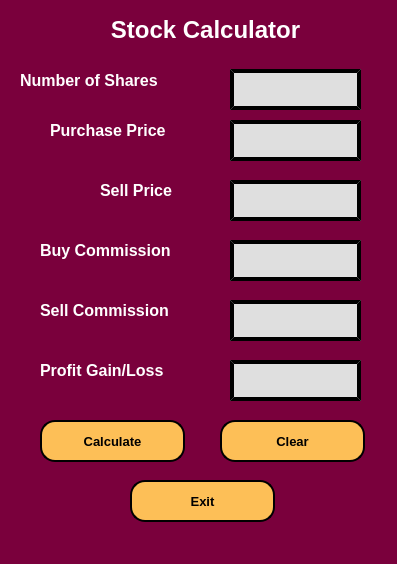
<?xml version="1.0" encoding="UTF-8"?>
<ui version="4.0">
 <class>MainWindow</class>
 <widget class="QMainWindow" name="MainWindow">
  <property name="geometry">
   <rect>
    <x>0</x>
    <y>0</y>
    <width>397</width>
    <height>564</height>
   </rect>
  </property>
  <property name="windowTitle">
   <string>Stock Market Calculator</string>
  </property>
  <property name="styleSheet">
   <string notr="true">background-color: rgb(122, 0, 60);</string>
  </property>
  <widget class="QWidget" name="centralwidget">
   <widget class="QLineEdit" name="lineEdit">
    <property name="geometry">
     <rect>
      <x>230</x>
      <y>69</y>
      <width>131</width>
      <height>41</height>
     </rect>
    </property>
    <property name="font">
     <font>
      <pointsize>10</pointsize>
     </font>
    </property>
    <property name="styleSheet">
     <string notr="true">background-color: rgb(223, 223, 223);
border-style: outset;
border-width: 4px;
border-color: black;
color: black;
padding: 4px;</string>
    </property>
    <property name="maxLength">
     <number>50</number>
    </property>
   </widget>
   <widget class="QLineEdit" name="lineEdit_2">
    <property name="geometry">
     <rect>
      <x>230</x>
      <y>120</y>
      <width>131</width>
      <height>41</height>
     </rect>
    </property>
    <property name="font">
     <font>
      <pointsize>10</pointsize>
     </font>
    </property>
    <property name="styleSheet">
     <string notr="true">background-color: rgb(223, 223, 223);
border-style: outset;
border-width: 4px;
border-color: black;
color: black;
padding: 4px;</string>
    </property>
    <property name="maxLength">
     <number>50</number>
    </property>
   </widget>
   <widget class="QLineEdit" name="lineEdit_3">
    <property name="geometry">
     <rect>
      <x>230</x>
      <y>180</y>
      <width>131</width>
      <height>41</height>
     </rect>
    </property>
    <property name="font">
     <font>
      <pointsize>10</pointsize>
     </font>
    </property>
    <property name="styleSheet">
     <string notr="true">background-color: rgb(223, 223, 223);
border-style: outset;
border-width: 4px;
border-color: black;
color: black;
padding: 4px;</string>
    </property>
    <property name="maxLength">
     <number>50</number>
    </property>
   </widget>
   <widget class="QLineEdit" name="lineEdit_4">
    <property name="geometry">
     <rect>
      <x>230</x>
      <y>240</y>
      <width>131</width>
      <height>41</height>
     </rect>
    </property>
    <property name="font">
     <font>
      <pointsize>10</pointsize>
     </font>
    </property>
    <property name="styleSheet">
     <string notr="true">background-color: rgb(223, 223, 223);
border-style: outset;
border-width: 4px;
border-color: black;
color: black;
padding: 4px;</string>
    </property>
    <property name="maxLength">
     <number>50</number>
    </property>
   </widget>
   <widget class="QLineEdit" name="lineEdit_5">
    <property name="geometry">
     <rect>
      <x>230</x>
      <y>300</y>
      <width>131</width>
      <height>41</height>
     </rect>
    </property>
    <property name="font">
     <font>
      <pointsize>10</pointsize>
     </font>
    </property>
    <property name="styleSheet">
     <string notr="true">background-color: rgb(223, 223, 223);
border-style: outset;
border-width: 4px;
border-color: black;
color: black;
padding: 4px;</string>
    </property>
    <property name="maxLength">
     <number>50</number>
    </property>
   </widget>
   <widget class="QLineEdit" name="lineEdit_6">
    <property name="geometry">
     <rect>
      <x>230</x>
      <y>360</y>
      <width>131</width>
      <height>41</height>
     </rect>
    </property>
    <property name="font">
     <font>
      <pointsize>10</pointsize>
     </font>
    </property>
    <property name="styleSheet">
     <string notr="true">background-color: rgb(223, 223, 223);
border-style: outset;
border-width: 4px;
border-color: black;
color: black;
padding: 4px;</string>
    </property>
    <property name="maxLength">
     <number>1000</number>
    </property>
    <property name="readOnly">
     <bool>true</bool>
    </property>
   </widget>
   <widget class="QLabel" name="label">
    <property name="geometry">
     <rect>
      <x>20</x>
      <y>60</y>
      <width>181</width>
      <height>41</height>
     </rect>
    </property>
    <property name="font">
     <font>
      <pointsize>12</pointsize>
      <weight>75</weight>
      <bold>true</bold>
     </font>
    </property>
    <property name="text">
     <string>&lt;html&gt;&lt;head/&gt;&lt;body&gt;&lt;p&gt;&lt;span style=&quot; color:#ffffff;&quot;&gt;Number of Shares&lt;/span&gt;&lt;/p&gt;&lt;/body&gt;&lt;/html&gt;</string>
    </property>
   </widget>
   <widget class="QLabel" name="label_2">
    <property name="geometry">
     <rect>
      <x>50</x>
      <y>110</y>
      <width>151</width>
      <height>41</height>
     </rect>
    </property>
    <property name="text">
     <string>&lt;html&gt;&lt;head/&gt;&lt;body&gt;&lt;p&gt;&lt;span style=&quot; font-size:12pt; font-weight:600; color:#ffffff;&quot;&gt;Purchase Price&lt;/span&gt;&lt;/p&gt;&lt;/body&gt;&lt;/html&gt;</string>
    </property>
   </widget>
   <widget class="QLabel" name="label_3">
    <property name="geometry">
     <rect>
      <x>100</x>
      <y>170</y>
      <width>101</width>
      <height>41</height>
     </rect>
    </property>
    <property name="font">
     <font>
      <pointsize>12</pointsize>
      <weight>75</weight>
      <bold>true</bold>
     </font>
    </property>
    <property name="text">
     <string>&lt;html&gt;&lt;head/&gt;&lt;body&gt;&lt;p&gt;&lt;span style=&quot; color:#ffffff;&quot;&gt;Sell Price&lt;/span&gt;&lt;/p&gt;&lt;/body&gt;&lt;/html&gt;</string>
    </property>
   </widget>
   <widget class="QLabel" name="label_4">
    <property name="geometry">
     <rect>
      <x>40</x>
      <y>230</y>
      <width>171</width>
      <height>41</height>
     </rect>
    </property>
    <property name="font">
     <font>
      <pointsize>12</pointsize>
      <weight>75</weight>
      <bold>true</bold>
     </font>
    </property>
    <property name="text">
     <string>&lt;html&gt;&lt;head/&gt;&lt;body&gt;&lt;p&gt;&lt;span style=&quot; color:#ffffff;&quot;&gt;Buy Commission&lt;/span&gt;&lt;/p&gt;&lt;/body&gt;&lt;/html&gt;</string>
    </property>
   </widget>
   <widget class="QLabel" name="label_5">
    <property name="geometry">
     <rect>
      <x>40</x>
      <y>290</y>
      <width>171</width>
      <height>41</height>
     </rect>
    </property>
    <property name="font">
     <font>
      <pointsize>12</pointsize>
      <weight>75</weight>
      <bold>true</bold>
     </font>
    </property>
    <property name="text">
     <string>&lt;html&gt;&lt;head/&gt;&lt;body&gt;&lt;p&gt;&lt;span style=&quot; color:#ffffff;&quot;&gt;Sell Commission&lt;/span&gt;&lt;/p&gt;&lt;/body&gt;&lt;/html&gt;</string>
    </property>
   </widget>
   <widget class="QLabel" name="label_6">
    <property name="geometry">
     <rect>
      <x>40</x>
      <y>350</y>
      <width>171</width>
      <height>41</height>
     </rect>
    </property>
    <property name="font">
     <font>
      <pointsize>12</pointsize>
      <weight>75</weight>
      <bold>true</bold>
     </font>
    </property>
    <property name="text">
     <string>&lt;html&gt;&lt;head/&gt;&lt;body&gt;&lt;p&gt;&lt;span style=&quot; color:#ffffff;&quot;&gt;Profit Gain/Loss&lt;/span&gt;&lt;/p&gt;&lt;/body&gt;&lt;/html&gt;</string>
    </property>
   </widget>
   <widget class="QLabel" name="label_7">
    <property name="geometry">
     <rect>
      <x>80</x>
      <y>10</y>
      <width>251</width>
      <height>41</height>
     </rect>
    </property>
    <property name="text">
     <string>&lt;html&gt;&lt;head/&gt;&lt;body&gt;&lt;p align=&quot;center&quot;&gt;&lt;span style=&quot; font-size:18pt; font-weight:600; color:#ffffff;&quot;&gt;Stock Calculator&lt;/span&gt;&lt;/p&gt;&lt;/body&gt;&lt;/html&gt;</string>
    </property>
   </widget>
   <widget class="QPushButton" name="go_btn">
    <property name="geometry">
     <rect>
      <x>40</x>
      <y>420</y>
      <width>145</width>
      <height>42</height>
     </rect>
    </property>
    <property name="font">
     <font>
      <pointsize>10</pointsize>
      <weight>75</weight>
      <bold>true</bold>
     </font>
    </property>
    <property name="cursor">
     <cursorShape>PointingHandCursor</cursorShape>
    </property>
    <property name="styleSheet">
     <string notr="true">background-color: rgb(253, 191, 87);
height: 30px;
border-style: outset;
border-width: 2px;
border-radius: 15px;
border-color: black;
padding: 4px;</string>
    </property>
    <property name="text">
     <string>Calculate</string>
    </property>
    <property name="shortcut">
     <string>Return, Enter</string>
    </property>
   </widget>
   <widget class="QPushButton" name="exit_btn">
    <property name="geometry">
     <rect>
      <x>130</x>
      <y>480</y>
      <width>145</width>
      <height>42</height>
     </rect>
    </property>
    <property name="font">
     <font>
      <pointsize>10</pointsize>
      <weight>75</weight>
      <bold>true</bold>
     </font>
    </property>
    <property name="cursor">
     <cursorShape>PointingHandCursor</cursorShape>
    </property>
    <property name="styleSheet">
     <string notr="true">background-color: rgb(253, 191, 87);
height: 30px;
border-style: outset;
border-width: 2px;
border-radius: 15px;
border-color: black;
padding: 4px;</string>
    </property>
    <property name="text">
     <string>Exit</string>
    </property>
    <property name="shortcut">
     <string>Esc</string>
    </property>
   </widget>
   <widget class="QPushButton" name="clear_btn">
    <property name="geometry">
     <rect>
      <x>220</x>
      <y>420</y>
      <width>145</width>
      <height>42</height>
     </rect>
    </property>
    <property name="font">
     <font>
      <pointsize>10</pointsize>
      <weight>75</weight>
      <bold>true</bold>
     </font>
    </property>
    <property name="cursor">
     <cursorShape>PointingHandCursor</cursorShape>
    </property>
    <property name="styleSheet">
     <string notr="true">background-color: rgb(253, 191, 87);
height: 30px;
border-style: outset;
border-width: 2px;
border-radius: 15px;
border-color: black;
padding: 4px;</string>
    </property>
    <property name="text">
     <string>Clear</string>
    </property>
    <property name="shortcut">
     <string>Return, Enter</string>
    </property>
   </widget>
  </widget>
  <widget class="QStatusBar" name="statusbar"/>
 </widget>
 <resources/>
 <connections/>
</ui>
